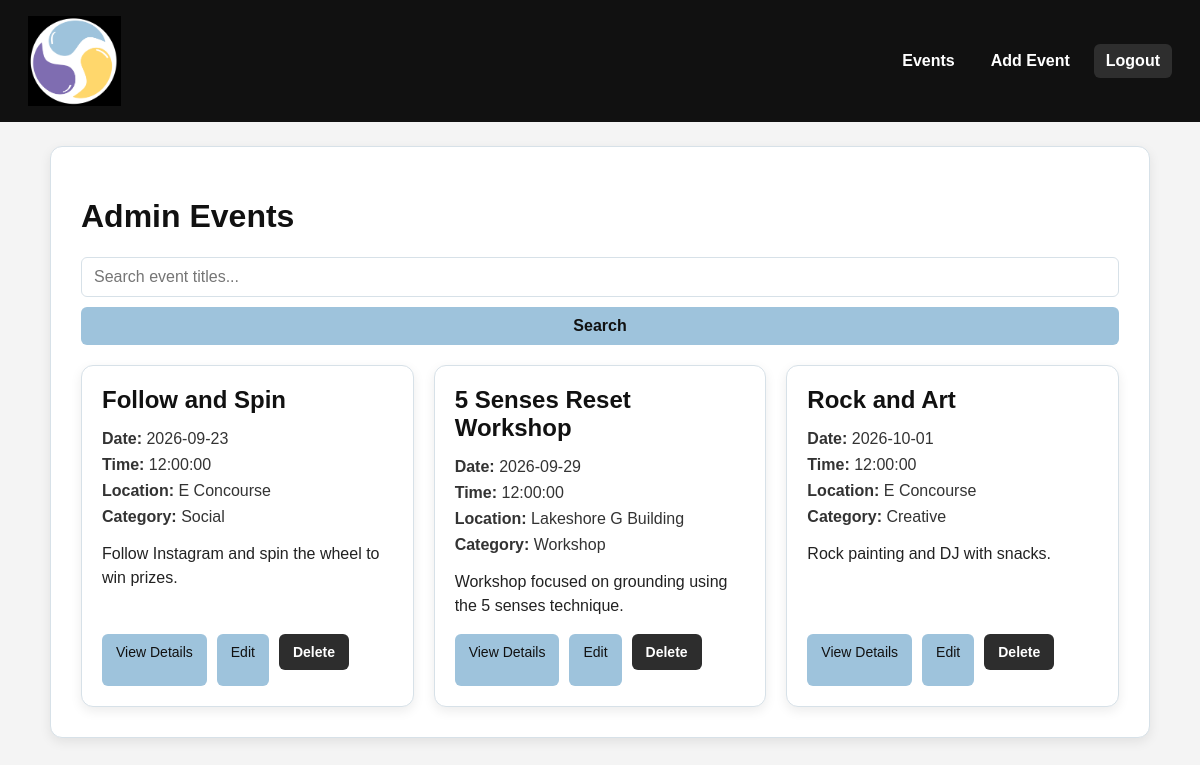
Before: /admin_functions.php?view=events&show_all=1 (signed in) with the older database file.
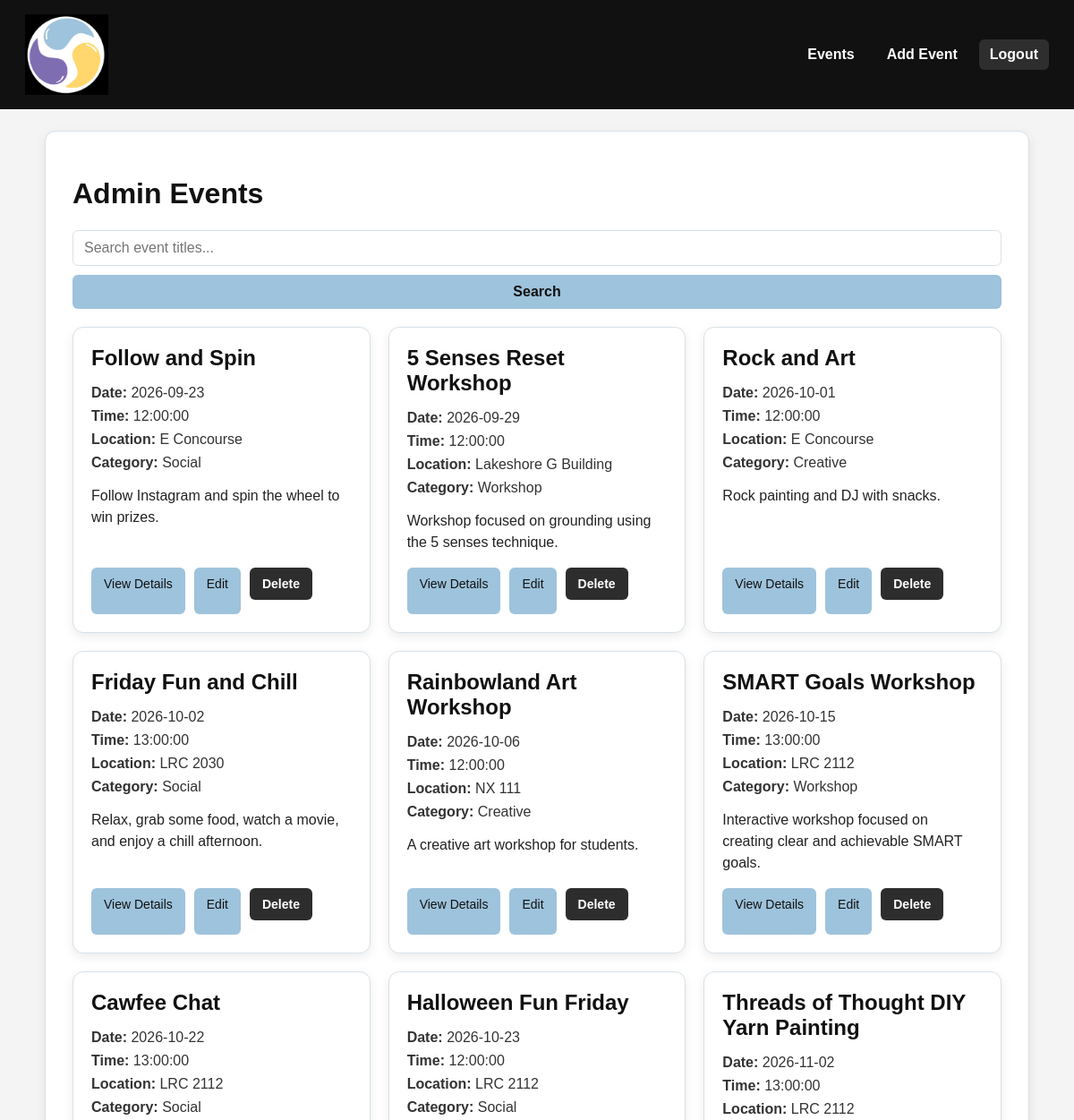
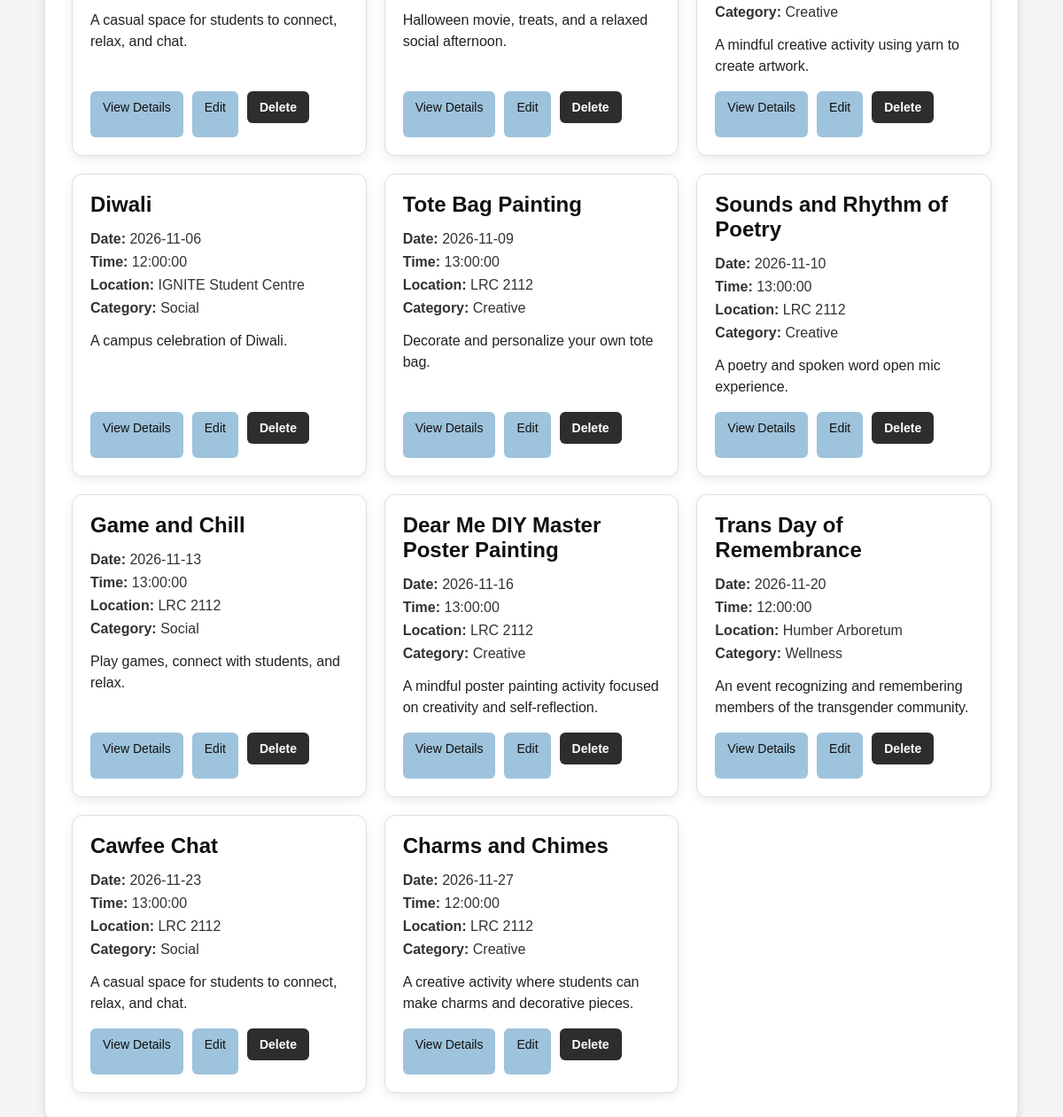
After: the same page with the newer database file (2 pictures, top to bottom).
### tables this page shows
CREATE TABLE `events` (
  `event_id` int(11) NOT NULL,
  `title` varchar(150) NOT NULL,
  `description` text NOT NULL,
  `event_date` date NOT NULL,
  `event_time` time NOT NULL,
  `location` varchar(150) NOT NULL,
  `category_id` int(11) DEFAULT NULL,
  `flyer_image_name` varchar(250) DEFAULT NULL
);

CREATE TABLE `categories` (
  `category_id` int(11) NOT NULL,
  `category_name` varchar(100) NOT NULL
);

### admin_functions.php (the view, shortened to what this page needs)
<?php
require_once 'db.php';
$view = $_GET['view'] ?? 'form';
$search = trim($_GET['search'] ?? '');
$showAll = isset($_GET['show_all']) && $_GET['show_all'] === '1';
$eventListLimit = $showAll ? '' : ' LIMIT 3';
if ($view === 'events') {
    if ($search !== '') {
        $sql = "SELECT e.event_id, e.title, e.description, e.event_date, e.event_time, e.location, c.category_name
                FROM events e
                LEFT JOIN categories c ON e.category_id = c.category_id
                WHERE LOWER(e.title) LIKE '%" . strtolower($search) . "%'
                ORDER BY e.event_date ASC" . $eventListLimit;
    } else {
        $sql = "SELECT e.event_id, e.title, e.description, e.event_date, e.event_time, e.location, c.category_name
                FROM events e
                LEFT JOIN categories c ON e.category_id = c.category_id
                ORDER BY e.event_date ASC" . $eventListLimit;
    }
    $result = $conn->query($sql);
}
?>
<!DOCTYPE html>
<html>
<head>
</head>
<body>
    <header class="topbar">
        <div class="brand"><a href="events.php" aria-label="SWC Student events"><img src="images/Logo_cropped.png" alt="SWC Student events"></a></div>
        <nav class="nav">
            <a href="admin_functions.php?view=events">Events</a>
            <a href="admin_functions.php">Add Event</a>
            <a href="logout.php" style="background: rgba(255,255,255,0.12);">Logout</a>
        </nav>
    </header>
    <div class="container">
        <?php if ($view === 'events') : ?>
            <h1>Admin Events</h1>
            <form class="search-bar" method="GET" action="admin_functions.php">
                <input type="text" name="search" value="<?php echo htmlspecialchars($search); ?>" placeholder="Search event titles...">
                <button type="submit">Search</button>
            </form>
            <div class="events-grid">
                <?php if (isset($result) && $result && $result->num_rows > 0) : ?>
                    <?php
                    while ($row = $result->fetch_assoc()) :
                        ?>
                        <div class="event-card">
                            <h2><?php echo htmlspecialchars($row['title']); ?></h2>
                            <p class="event-meta"><strong>Date:</strong> <?php echo htmlspecialchars($row['event_date']); ?></p>
                            <p class="event-meta"><strong>Time:</strong> <?php echo htmlspecialchars($row['event_time']); ?></p>
                            <p class="event-meta"><strong>Location:</strong> <?php echo htmlspecialchars($row['location']); ?></p>
                            <p class="event-meta"><strong>Category:</strong> <?php echo htmlspecialchars($row['category_name'] ?? 'General'); ?></p>
                            <div class="event-description"><?php echo nl2br(htmlspecialchars($row['description'])); ?></div>
                            <div class="card-actions">
                                <a class="event-button" href="event_details.php?event_id=<?php echo (int) $row['event_id']; ?>">View Details</a>
                                <a class="event-button" href="admin_functions.php?edit_id=<?php echo (int) $row['event_id']; ?>">Edit</a>
                                <form method="POST" action="admin_functions.php?view=events" style="display:inline;">
                                    <button type="submit" class="delete-button" onclick="return confirm('Delete this event?');">Delete</button>
                                </form>
                            </div>
                        </div>
                    <?php endwhile; ?>
                <?php else : ?>
                    <div class="empty-state">No events found.</div>
                <?php endif; ?>
            </div>
        <?php endif; ?>
    </div>
</body>
</html>

### site_styles.php (style rules this page uses)
:root { --primary: #7f6db1; --primary-dark: #685a95; --primary-soft: rgba(127, 109, 177, 0.12); --text: #111111; --bg: #f4f4f4; --white: #ffffff; --nav-black: #111111; }
* { box-sizing: border-box; }
body { margin: 0; font-family: Arial, sans-serif; background: var(--bg); color: var(--text); }
.topbar { background: var(--nav-black); color: var(--white); padding: 16px 28px; display: flex; justify-content: space-between; align-items: center; gap: 20px; flex-wrap: wrap; }
.brand { font-size: 24px; font-weight: bold; }
.brand a { color: var(--white); text-decoration: none; display: inline-flex; align-items: center; }
.brand img { display: block; height: 90px; width: auto; }
.nav { display: flex; gap: 12px; flex-wrap: wrap; }
.nav a { color: var(--white); text-decoration: none; padding: 8px 12px; border-radius: 6px; font-weight: bold; }

### admin_functions.php (style rules this page uses)
:root { --nav-black: #111111; --primary: #9ec3dc; --primary-dark: #7aa9c3; --primary-soft: rgba(158, 195, 220, 0.18); --bg: #f4f4f4; --panel: #ffffff; --panel-soft: #f3f7fa; --text: #111111; --muted: #333333; --line: #d7e1e8; --button-dark: #2d2d2d; }
body { font-family: Arial, sans-serif; background: var(--bg); margin: 0; padding: 0; color: var(--text); }
.topbar { background: var(--nav-black); color: white; padding: 16px 28px; display: flex; justify-content: space-between; align-items: center; gap: 20px; flex-wrap: wrap; }
.brand { font-size: 24px; font-weight: bold; }
.brand a, .nav a { color: white; text-decoration: none; display: inline-flex; align-items: center; }
.brand img { display: block; height: 90px; width: auto; }
.nav { display: flex; gap: 12px; flex-wrap: wrap; }
.nav a { padding: 8px 12px; border-radius: 6px; font-weight: bold; }
.container { max-width: 1100px; margin: 0 auto; background: var(--panel); padding: 30px; border-radius: 12px; box-shadow: 0 4px 12px rgba(0,0,0,0.08); border: 1px solid var(--line); margin-top: 24px; margin-bottom: 40px; }
input, textarea, select, button { width: 100%; box-sizing: border-box; padding: 10px 12px; font-size: 16px; border-radius: 6px; border: 1px solid var(--line); background: white; color: var(--text); }
button { background: var(--primary); color: var(--text); border: none; cursor: pointer; font-weight: bold; }
.events-grid { display: grid; grid-template-columns: repeat(auto-fit, minmax(260px, 1fr)); gap: 20px; }
.event-card { background: var(--panel); padding: 20px; border-radius: 12px; box-shadow: 0 4px 12px rgba(0,0,0,0.08); border: 1px solid var(--line); display: flex; flex-direction: column; }
.event-card h2 { margin-top: 0; margin-bottom: 12px; color: var(--text); }
.event-meta { margin: 4px 0; color: var(--muted); }
.event-description { margin-top: 12px; line-height: 1.5; flex: 1; color: #222222; }
.card-actions { margin-top: 16px; display: flex; gap: 10px; flex-wrap: wrap; }
.event-button, .delete-button { padding: 10px 14px; border-radius: 6px; border: none; text-decoration: none; font-size: 14px; cursor: pointer; display: inline-block; }
.event-button { background: var(--primary); color: var(--text); }
.delete-button { background: var(--button-dark); color: white; }
.search-bar { display: flex; gap: 10px; flex-wrap: wrap; margin-bottom: 20px; }
.search-bar input { padding: 10px 12px; font-size: 16px; border-radius: 6px; border: 1px solid var(--line); min-width: 220px; background: white; color: var(--text); }

Changed rows visible on the page:
added events: title "Friday Fun and Chill", event_date "2026-10-02", event_time "13:00:00", location "LRC 2030", category.category_name "Social", description "Relax, grab some food, watch a movie, and enjoy a chill afternoon."
added events: title "Rainbowland Art Workshop", event_date "2026-10-06", event_time "12:00:00", location "NX 111", category.category_name "Creative", description "A creative art workshop for students."
added events: title "SMART Goals Workshop", event_date "2026-10-15", event_time "13:00:00", location "LRC 2112", category.category_name "Workshop", description "Interactive workshop focused on creating clear and achievable SMART goals."
added events: title "Cawfee Chat", event_date "2026-10-22", event_time "13:00:00", location "LRC 2112", category.category_name "Social", description "A casual space for students to connect, relax, and chat."
added events: title "Halloween Fun Friday", event_date "2026-10-23", event_time "12:00:00", location "LRC 2112", category.category_name "Social", description "Halloween movie, treats, and a relaxed social afternoon."
added events: title "Threads of Thought DIY Yarn Painting", event_date "2026-11-02", event_time "13:00:00", location "LRC 2112", category.category_name "Creative", description "A mindful creative activity using yarn to create artwork."
added events: title "Diwali", event_date "2026-11-06", event_time "12:00:00", location "IGNITE Student Centre", category.category_name "Social", description "A campus celebration of Diwali."
added events: title "Tote Bag Painting", event_date "2026-11-09", event_time "13:00:00", location "LRC 2112", category.category_name "Creative", description "Decorate and personalize your own tote bag."
added events: title "Sounds and Rhythm of Poetry", event_date "2026-11-10", event_time "13:00:00", location "LRC 2112", category.category_name "Creative", description "A poetry and spoken word open mic experience."
added events: title "Game and Chill", event_date "2026-11-13", event_time "13:00:00", location "LRC 2112", category.category_name "Social", description "Play games, connect with students, and relax."
added events: title "Dear Me DIY Master Poster Painting", event_date "2026-11-16", event_time "13:00:00", location "LRC 2112", category.category_name "Creative", description "A mindful poster painting activity focused on creativity and self-reflection."
added events: title "Trans Day of Remembrance", event_date "2026-11-20", event_time "12:00:00", location "Humber Arboretum", category.category_name "Wellness", description "An event recognizing and remembering members of the transgender community."
added events: title "Cawfee Chat", event_date "2026-11-23", event_time "13:00:00", location "LRC 2112", category.category_name "Social", description "A casual space for students to connect, relax, and chat."
added events: title "Charms and Chimes", event_date "2026-11-27", event_time "12:00:00", location "LRC 2112", category.category_name "Creative", description "A creative activity where students can make charms and decorative pieces."
